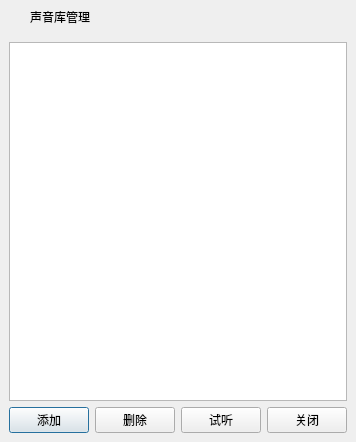
<?xml version="1.0" encoding="UTF-8"?>
<ui version="4.0">
 <class>FrmManagerVoice</class>
 <widget class="QDialog" name="FrmManagerVoice">
  <property name="geometry">
   <rect>
    <x>0</x>
    <y>0</y>
    <width>344</width>
    <height>442</height>
   </rect>
  </property>
  <property name="windowTitle">
   <string>声音库管理</string>
  </property>
  <layout class="QGridLayout" name="gridLayout">
   <property name="leftMargin">
    <number>0</number>
   </property>
   <property name="topMargin">
    <number>0</number>
   </property>
   <property name="rightMargin">
    <number>0</number>
   </property>
   <property name="bottomMargin">
    <number>0</number>
   </property>
   <property name="spacing">
    <number>0</number>
   </property>
   <item row="0" column="0">
    <widget class="QWidget" name="widget_title" native="true">
     <property name="sizePolicy">
      <sizepolicy hsizetype="Preferred" vsizetype="Fixed">
       <horstretch>0</horstretch>
       <verstretch>0</verstretch>
      </sizepolicy>
     </property>
     <property name="minimumSize">
      <size>
       <width>100</width>
       <height>33</height>
      </size>
     </property>
     <layout class="QHBoxLayout" name="horizontalLayout_2">
      <property name="spacing">
       <number>0</number>
      </property>
      <property name="leftMargin">
       <number>0</number>
      </property>
      <property name="topMargin">
       <number>0</number>
      </property>
      <property name="rightMargin">
       <number>0</number>
      </property>
      <property name="bottomMargin">
       <number>0</number>
      </property>
      <item>
       <widget class="QLabel" name="lab_Ico">
        <property name="sizePolicy">
         <sizepolicy hsizetype="Minimum" vsizetype="Preferred">
          <horstretch>0</horstretch>
          <verstretch>0</verstretch>
         </sizepolicy>
        </property>
        <property name="minimumSize">
         <size>
          <width>30</width>
          <height>0</height>
         </size>
        </property>
        <property name="text">
         <string/>
        </property>
        <property name="alignment">
         <set>Qt::AlignCenter</set>
        </property>
       </widget>
      </item>
      <item>
       <widget class="QLabel" name="lab_Title">
        <property name="sizePolicy">
         <sizepolicy hsizetype="Expanding" vsizetype="Preferred">
          <horstretch>0</horstretch>
          <verstretch>0</verstretch>
         </sizepolicy>
        </property>
        <property name="styleSheet">
         <string notr="true">font: 10pt &quot;微软雅黑&quot;;</string>
        </property>
        <property name="text">
         <string>声音库管理</string>
        </property>
        <property name="alignment">
         <set>Qt::AlignLeading|Qt::AlignLeft|Qt::AlignVCenter</set>
        </property>
       </widget>
      </item>
      <item>
       <widget class="QWidget" name="widget_menu" native="true">
        <property name="sizePolicy">
         <sizepolicy hsizetype="Minimum" vsizetype="Preferred">
          <horstretch>0</horstretch>
          <verstretch>0</verstretch>
         </sizepolicy>
        </property>
        <layout class="QHBoxLayout" name="horizontalLayout">
         <property name="spacing">
          <number>0</number>
         </property>
         <property name="leftMargin">
          <number>0</number>
         </property>
         <property name="topMargin">
          <number>0</number>
         </property>
         <property name="rightMargin">
          <number>0</number>
         </property>
         <property name="bottomMargin">
          <number>0</number>
         </property>
         <item>
          <widget class="QPushButton" name="btnMenu">
           <property name="enabled">
            <bool>false</bool>
           </property>
           <property name="sizePolicy">
            <sizepolicy hsizetype="Minimum" vsizetype="Expanding">
             <horstretch>0</horstretch>
             <verstretch>0</verstretch>
            </sizepolicy>
           </property>
           <property name="minimumSize">
            <size>
             <width>31</width>
             <height>0</height>
            </size>
           </property>
           <property name="cursor">
            <cursorShape>ArrowCursor</cursorShape>
           </property>
           <property name="focusPolicy">
            <enum>Qt::NoFocus</enum>
           </property>
           <property name="toolTip">
            <string/>
           </property>
           <property name="text">
            <string/>
           </property>
           <property name="flat">
            <bool>true</bool>
           </property>
          </widget>
         </item>
         <item>
          <widget class="QPushButton" name="btnMenu_Max">
           <property name="enabled">
            <bool>false</bool>
           </property>
           <property name="sizePolicy">
            <sizepolicy hsizetype="Minimum" vsizetype="Expanding">
             <horstretch>0</horstretch>
             <verstretch>0</verstretch>
            </sizepolicy>
           </property>
           <property name="minimumSize">
            <size>
             <width>31</width>
             <height>0</height>
            </size>
           </property>
           <property name="cursor">
            <cursorShape>ArrowCursor</cursorShape>
           </property>
           <property name="focusPolicy">
            <enum>Qt::NoFocus</enum>
           </property>
           <property name="toolTip">
            <string/>
           </property>
           <property name="text">
            <string/>
           </property>
           <property name="flat">
            <bool>true</bool>
           </property>
          </widget>
         </item>
         <item>
          <widget class="QPushButton" name="btnMenu_Min">
           <property name="sizePolicy">
            <sizepolicy hsizetype="Minimum" vsizetype="Expanding">
             <horstretch>0</horstretch>
             <verstretch>0</verstretch>
            </sizepolicy>
           </property>
           <property name="minimumSize">
            <size>
             <width>31</width>
             <height>0</height>
            </size>
           </property>
           <property name="cursor">
            <cursorShape>ArrowCursor</cursorShape>
           </property>
           <property name="focusPolicy">
            <enum>Qt::NoFocus</enum>
           </property>
           <property name="toolTip">
            <string>最小化</string>
           </property>
           <property name="text">
            <string/>
           </property>
           <property name="flat">
            <bool>true</bool>
           </property>
          </widget>
         </item>
         <item>
          <widget class="QPushButton" name="btnMenu_Close">
           <property name="sizePolicy">
            <sizepolicy hsizetype="Minimum" vsizetype="Expanding">
             <horstretch>0</horstretch>
             <verstretch>0</verstretch>
            </sizepolicy>
           </property>
           <property name="minimumSize">
            <size>
             <width>40</width>
             <height>0</height>
            </size>
           </property>
           <property name="cursor">
            <cursorShape>ArrowCursor</cursorShape>
           </property>
           <property name="focusPolicy">
            <enum>Qt::NoFocus</enum>
           </property>
           <property name="toolTip">
            <string>关闭</string>
           </property>
           <property name="text">
            <string/>
           </property>
           <property name="flat">
            <bool>true</bool>
           </property>
          </widget>
         </item>
        </layout>
       </widget>
      </item>
     </layout>
    </widget>
   </item>
   <item row="1" column="0">
    <widget class="QWidget" name="widget_main" native="true">
     <property name="styleSheet">
      <string notr="true">font: 10pt &quot;微软雅黑&quot;;</string>
     </property>
     <layout class="QGridLayout" name="gridLayout_2">
      <item row="0" column="0">
       <widget class="QTableView" name="tableView">
        <property name="styleSheet">
         <string notr="true">border: 1px solid #B8B8B8;</string>
        </property>
       </widget>
      </item>
      <item row="1" column="0">
       <layout class="QHBoxLayout" name="horizontalLayout_3">
        <item>
         <widget class="QPushButton" name="btnAdd">
          <property name="text">
           <string>添加</string>
          </property>
          <property name="icon">
           <iconset resource="rc.qrc">
            <normaloff>:/image/add.png</normaloff>:/image/add.png</iconset>
          </property>
         </widget>
        </item>
        <item>
         <widget class="QPushButton" name="btnDel">
          <property name="text">
           <string>删除</string>
          </property>
          <property name="icon">
           <iconset resource="rc.qrc">
            <normaloff>:/image/btn_close.png</normaloff>:/image/btn_close.png</iconset>
          </property>
         </widget>
        </item>
        <item>
         <widget class="QPushButton" name="btnTestPlaySound">
          <property name="text">
           <string>试听</string>
          </property>
          <property name="icon">
           <iconset resource="rc.qrc">
            <normaloff>:/image/move.png</normaloff>:/image/move.png</iconset>
          </property>
         </widget>
        </item>
        <item>
         <spacer name="horizontalSpacer">
          <property name="orientation">
           <enum>Qt::Horizontal</enum>
          </property>
          <property name="sizeHint" stdset="0">
           <size>
            <width>260</width>
            <height>20</height>
           </size>
          </property>
         </spacer>
        </item>
        <item>
         <widget class="QPushButton" name="btnCancel">
          <property name="text">
           <string>关闭</string>
          </property>
          <property name="icon">
           <iconset resource="rc.qrc">
            <normaloff>:/image/close.png</normaloff>:/image/close.png</iconset>
          </property>
         </widget>
        </item>
       </layout>
      </item>
     </layout>
    </widget>
   </item>
  </layout>
 </widget>
 <resources>
  <include location="rc.qrc"/>
 </resources>
 <connections/>
</ui>
